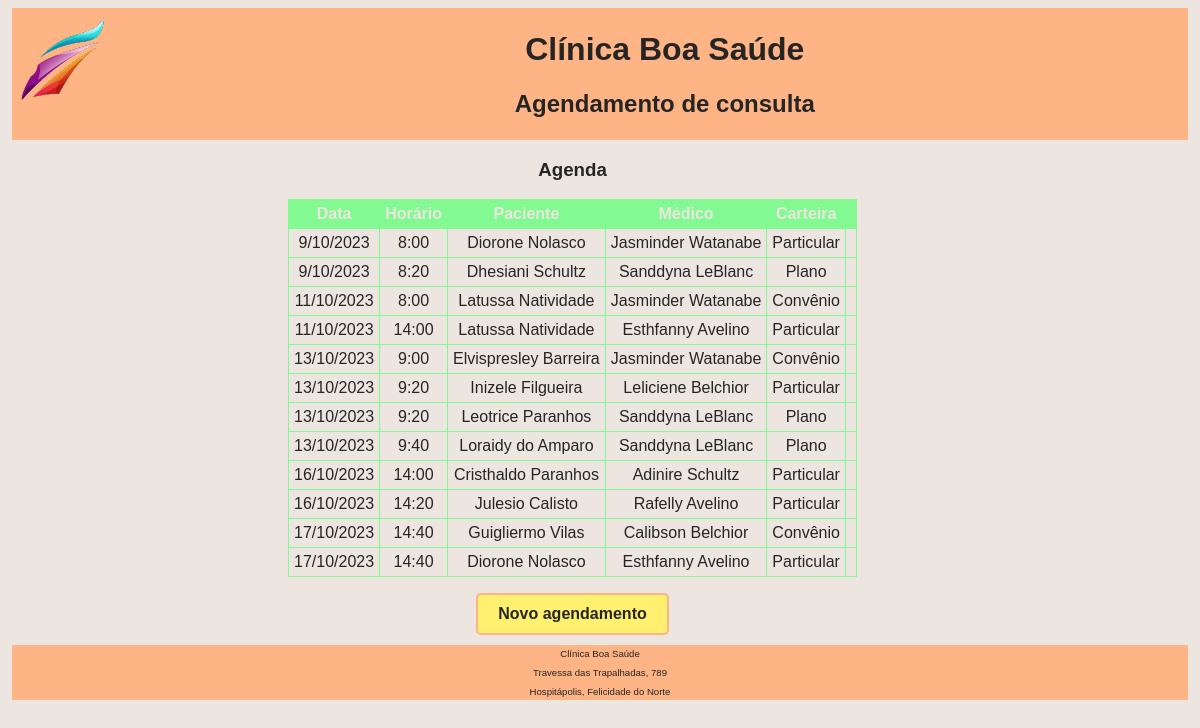
/AULA02102023/index.php, run on the app's committed database.
### tables this page shows
create table if not exists consulta (
	id_consulta int(6) auto_increment not null primary key,
	data datetime not null,
	id_pac int(4) not null,
	crm char(6) not null,
	carteira varchar(12) not null,
	foreign key (crm) references medico(crm),
	foreign key (id_pac) references paciente(id_pac),
	unique key (data, crm));

create table if not exists paciente (
	id_pac int(4) auto_increment not null primary key,
	nome varchar(25) not null);

create table if not exists medico (
	crm char(6) not null primary key,
	nome varchar(25) not null,
	especialidade varchar(15) not null);

### AULA02102023/index.php (the view, shortened to what this page needs)
<!DOCTYPE html>
<html>
	<head>
	</head>
	<body>
		<div id="cont">
			<div id="cab">
				<div id="logo">
					<img src="logo.png">
				</div>
				<div id="topo">
					<h1>Clínica Boa Saúde</h1>
					<h2>Agendamento de consulta</h2>
				</div>
			</div>
			<div id="area">
				<h3>Agenda</h3>
				<table>
					<tr><th>Data</th><th>Horário</th><th>Paciente</th><th>Médico</th><th>Carteira</th><th></th></tr>
<?php
$sql = "select id_consulta, date_format(data, \"%e/%c/%Y\") as data_c, date_format(data, \"%k:%i\") as hora, paciente.nome as paciente, medico.nome as medico, carteira from consulta inner join paciente on consulta.id_pac=paciente.id_pac inner join medico on consulta.crm=medico.crm order by data, medico";
$con = mysqli_connect('localhost', 'root', '12345678', 'boasaude');
$dados = mysqli_query($con, $sql);
while ($linha = mysqli_fetch_assoc($dados)) {
	$dia = $linha["data_c"];
	$hora = $linha["hora"];
	$pac = $linha["paciente"];
	$med = $linha["medico"];
	$cart = $linha["carteira"];
 echo "<tr><td>$dia</td><td>$hora</td><td>$pac</td><td>$med</td><td>$cart</td><td></td></tr>";
}
?>
				</table>
				<p id="bot">
					<a href="controle.php?op=nova" class="botao">Novo agendamento</a>
				</p>
			</div>
			<div id="rodape">
				<p>Clínica Boa Saúde</p>
				<p>Travessa das Trapalhadas, 789</p>
				<p>Hospitápolis, Felicidade do Norte</p>
			</div>
		</div>
	</body>
</html>

### AULA02102023/index.php (style rules this page uses)
* { font-family: Verdana, sans-serif; background-color: #EDE5DF; color: #252525; }
div { margin: 2px; }
h1, h2 { text-align: center; background-color: #FFB486; }
img { background-color: #FFB486; }
table { border-collapse: collapse; margin: auto; }
th { background-color: #82FA91; color: #EDE5DF; }
th, td { padding: 5px; }
table, th, td { border: 1px solid #82FA91; }
#cab { clear: both; display: flex; background-color: #FFB486; }
#logo { width: 20%; float: left; }
#topo { width: 70%; float: left; }
#logo, #topo { height: 90%; background-color: #FFB486; }
#area { text-align: center; width: 95%; }
#bot { margin-bottom: 10px; }
#rodape { text-align: center; font-size: 60%; background-color: #FFB486; }
#rodape p { background-color: #FFB486; padding: 3px; margin: 2px; }
.botao { display: inline-block; padding: 10px 20px; font-size: 16px; font-weight: bold; text-align: center; text-decoration: none; background-color: #FFF06F; color: #252525; border-radius: 5px; border: 2px solid #FFB486; }

### data on the page
consulta: dia "9/10/2023", hora "8:00", id_pac.nome "Diorone Nolasco", crm.nome "Jasminder Watanabe", carteira "Particular"
consulta: dia "9/10/2023", hora "8:20", id_pac.nome "Dhesiani Schultz", crm.nome "Sanddyna LeBlanc", carteira "Plano"
consulta: dia "11/10/2023", hora "8:00", id_pac.nome "Latussa Natividade", crm.nome "Jasminder Watanabe", carteira "Convênio"
consulta: dia "11/10/2023", hora "14:00", id_pac.nome "Latussa Natividade", crm.nome "Esthfanny Avelino", carteira "Particular"
consulta: dia "13/10/2023", hora "9:00", id_pac.nome "Elvispresley Barreira", crm.nome "Jasminder Watanabe", carteira "Convênio"
consulta: dia "13/10/2023", hora "9:20", id_pac.nome "Inizele Filgueira", crm.nome "Leliciene Belchior", carteira "Particular"
consulta: dia "13/10/2023", hora "9:20", id_pac.nome "Leotrice Paranhos", crm.nome "Sanddyna LeBlanc", carteira "Plano"
consulta: dia "13/10/2023", hora "9:40", id_pac.nome "Loraidy do Amparo", crm.nome "Sanddyna LeBlanc", carteira "Plano"
consulta: dia "16/10/2023", hora "14:00", id_pac.nome "Cristhaldo Paranhos", crm.nome "Adinire Schultz", carteira "Particular"
consulta: dia "16/10/2023", hora "14:20", id_pac.nome "Julesio Calisto", crm.nome "Rafelly Avelino", carteira "Particular"
consulta: dia "17/10/2023", hora "14:40", id_pac.nome "Guigliermo Vilas", crm.nome "Calibson Belchior", carteira "Convênio"
consulta: dia "17/10/2023", hora "14:40", id_pac.nome "Diorone Nolasco", crm.nome "Esthfanny Avelino", carteira "Particular"
